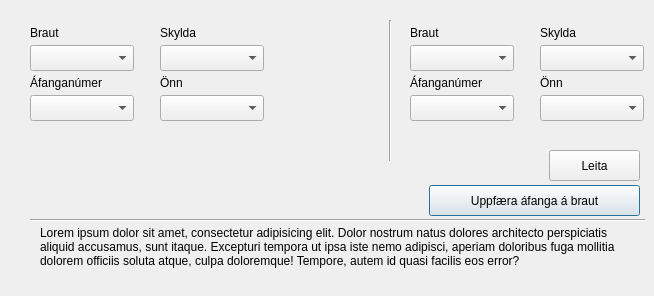
      <widget class="QWidget" name="trackCoursesTabCreate_3">
       <attribute name="title">
        <string>Áfangi á braut</string>
       </attribute>
       <widget class="QLabel" name="label_153">
        <property name="geometry">
         <rect>
          <x>30</x>
          <y>70</y>
          <width>101</width>
          <height>20</height>
         </rect>
        </property>
        <property name="layoutDirection">
         <enum>Qt::LeftToRight</enum>
        </property>
        <property name="text">
         <string>Áfanganúmer</string>
        </property>
        <property name="alignment">
         <set>Qt::AlignBottom|Qt::AlignLeading|Qt::AlignLeft</set>
        </property>
       </widget>
       <widget class="QComboBox" name="comboBox_26">
        <property name="geometry">
         <rect>
          <x>30</x>
          <y>95</y>
          <width>104</width>
          <height>26</height>
         </rect>
        </property>
       </widget>
       <widget class="QLabel" name="label_154">
        <property name="geometry">
         <rect>
          <x>160</x>
          <y>70</y>
          <width>101</width>
          <height>20</height>
         </rect>
        </property>
        <property name="layoutDirection">
         <enum>Qt::LeftToRight</enum>
        </property>
        <property name="text">
         <string>Önn</string>
        </property>
        <property name="alignment">
         <set>Qt::AlignBottom|Qt::AlignLeading|Qt::AlignLeft</set>
        </property>
       </widget>
       <widget class="QPushButton" name="pushButton_34">
        <property name="geometry">
         <rect>
          <x>429</x>
          <y>185</y>
          <width>211</width>
          <height>31</height>
         </rect>
        </property>
        <property name="sizePolicy">
         <sizepolicy hsizetype="Minimum" vsizetype="Fixed">
          <horstretch>0</horstretch>
          <verstretch>0</verstretch>
         </sizepolicy>
        </property>
        <property name="layoutDirection">
         <enum>Qt::LeftToRight</enum>
        </property>
        <property name="autoFillBackground">
         <bool>false</bool>
        </property>
        <property name="text">
         <string>Uppfæra áfanga á braut</string>
        </property>
        <property name="autoDefault">
         <bool>false</bool>
        </property>
        <property name="default">
         <bool>true</bool>
        </property>
        <property name="flat">
         <bool>false</bool>
        </property>
       </widget>
       <widget class="QLabel" name="label_155">
        <property name="geometry">
         <rect>
          <x>160</x>
          <y>20</y>
          <width>101</width>
          <height>20</height>
         </rect>
        </property>
        <property name="layoutDirection">
         <enum>Qt::LeftToRight</enum>
        </property>
        <property name="text">
         <string>Skylda</string>
        </property>
        <property name="alignment">
         <set>Qt::AlignBottom|Qt::AlignLeading|Qt::AlignLeft</set>
        </property>
       </widget>
       <widget class="QLabel" name="label_156">
        <property name="geometry">
         <rect>
          <x>40</x>
          <y>226</y>
          <width>591</width>
          <height>61</height>
         </rect>
        </property>
        <property name="text">
         <string>Lorem ipsum dolor sit amet, consectetur adipisicing elit. Dolor nostrum natus dolores architecto perspiciatis aliquid accusamus, sunt itaque. Excepturi tempora ut ipsa iste nemo adipisci, aperiam doloribus fuga mollitia dolorem officiis soluta atque, culpa doloremque! Tempore, autem id quasi facilis eos error?</string>
        </property>
        <property name="textFormat">
         <enum>Qt::AutoText</enum>
        </property>
        <property name="scaledContents">
         <bool>false</bool>
        </property>
        <property name="alignment">
         <set>Qt::AlignLeading|Qt::AlignLeft|Qt::AlignTop</set>
        </property>
        <property name="wordWrap">
         <bool>true</bool>
        </property>
       </widget>
       <widget class="Line" name="line_39">
        <property name="geometry">
         <rect>
          <x>30</x>
          <y>210</y>
          <width>615</width>
          <height>20</height>
         </rect>
        </property>
        <property name="orientation">
         <enum>Qt::Horizontal</enum>
        </property>
       </widget>
       <widget class="QComboBox" name="comboBox_27">
        <property name="geometry">
         <rect>
          <x>160</x>
          <y>45</y>
          <width>104</width>
          <height>26</height>
         </rect>
        </property>
       </widget>
       <widget class="QLabel" name="label_157">
        <property name="geometry">
         <rect>
          <x>30</x>
          <y>20</y>
          <width>101</width>
          <height>20</height>
         </rect>
        </property>
        <property name="layoutDirection">
         <enum>Qt::LeftToRight</enum>
        </property>
        <property name="text">
         <string>Braut</string>
        </property>
        <property name="alignment">
         <set>Qt::AlignBottom|Qt::AlignLeading|Qt::AlignLeft</set>
        </property>
       </widget>
       <widget class="QComboBox" name="comboBox_28">
        <property name="geometry">
         <rect>
          <x>30</x>
          <y>45</y>
          <width>104</width>
          <height>26</height>
         </rect>
        </property>
       </widget>
       <widget class="QComboBox" name="comboBox_29">
        <property name="geometry">
         <rect>
          <x>160</x>
          <y>95</y>
          <width>104</width>
          <height>26</height>
         </rect>
        </property>
       </widget>
       <widget class="QPushButton" name="pushButton_42">
        <property name="geometry">
         <rect>
          <x>549</x>
          <y>150</y>
          <width>91</width>
          <height>31</height>
         </rect>
        </property>
        <property name="text">
         <string>Leita</string>
        </property>
       </widget>
       <widget class="Line" name="line_47">
        <property name="geometry">
         <rect>
          <x>380</x>
          <y>20</y>
          <width>20</width>
          <height>141</height>
         </rect>
        </property>
        <property name="orientation">
         <enum>Qt::Vertical</enum>
        </property>
       </widget>
       <widget class="QComboBox" name="comboBox_32">
        <property name="geometry">
         <rect>
          <x>410</x>
          <y>95</y>
          <width>104</width>
          <height>26</height>
         </rect>
        </property>
       </widget>
       <widget class="QComboBox" name="comboBox_33">
        <property name="geometry">
         <rect>
          <x>410</x>
          <y>45</y>
          <width>104</width>
          <height>26</height>
         </rect>
        </property>
       </widget>
       <widget class="QLabel" name="label_174">
        <property name="geometry">
         <rect>
          <x>540</x>
          <y>20</y>
          <width>101</width>
          <height>20</height>
         </rect>
        </property>
        <property name="layoutDirection">
         <enum>Qt::LeftToRight</enum>
        </property>
        <property name="text">
         <string>Skylda</string>
        </property>
        <property name="alignment">
         <set>Qt::AlignBottom|Qt::AlignLeading|Qt::AlignLeft</set>
        </property>
       </widget>
       <widget class="QLabel" name="label_175">
        <property name="geometry">
         <rect>
          <x>540</x>
          <y>70</y>
          <width>101</width>
          <height>20</height>
         </rect>
        </property>
        <property name="layoutDirection">
         <enum>Qt::LeftToRight</enum>
        </property>
        <property name="text">
         <string>Önn</string>
        </property>
        <property name="alignment">
         <set>Qt::AlignBottom|Qt::AlignLeading|Qt::AlignLeft</set>
        </property>
       </widget>
       <widget class="QLabel" name="label_176">
        <property name="geometry">
         <rect>
          <x>410</x>
          <y>70</y>
          <width>101</width>
          <height>20</height>
         </rect>
        </property>
        <property name="layoutDirection">
         <enum>Qt::LeftToRight</enum>
        </property>
        <property name="text">
         <string>Áfanganúmer</string>
        </property>
        <property name="alignment">
         <set>Qt::AlignBottom|Qt::AlignLeading|Qt::AlignLeft</set>
        </property>
       </widget>
       <widget class="QComboBox" name="comboBox_34">
        <property name="geometry">
         <rect>
          <x>540</x>
          <y>95</y>
          <width>104</width>
          <height>26</height>
         </rect>
        </property>
       </widget>
       <widget class="QComboBox" name="comboBox_35">
        <property name="geometry">
         <rect>
          <x>540</x>
          <y>45</y>
          <width>104</width>
          <height>26</height>
         </rect>
        </property>
       </widget>
       <widget class="QLabel" name="label_177">
        <property name="geometry">
         <rect>
          <x>410</x>
          <y>20</y>
          <width>101</width>
          <height>20</height>
         </rect>
        </property>
        <property name="layoutDirection">
         <enum>Qt::LeftToRight</enum>
        </property>
        <property name="text">
         <string>Braut</string>
        </property>
        <property name="alignment">
         <set>Qt::AlignBottom|Qt::AlignLeading|Qt::AlignLeft</set>
        </property>
       </widget>
      </widget>
